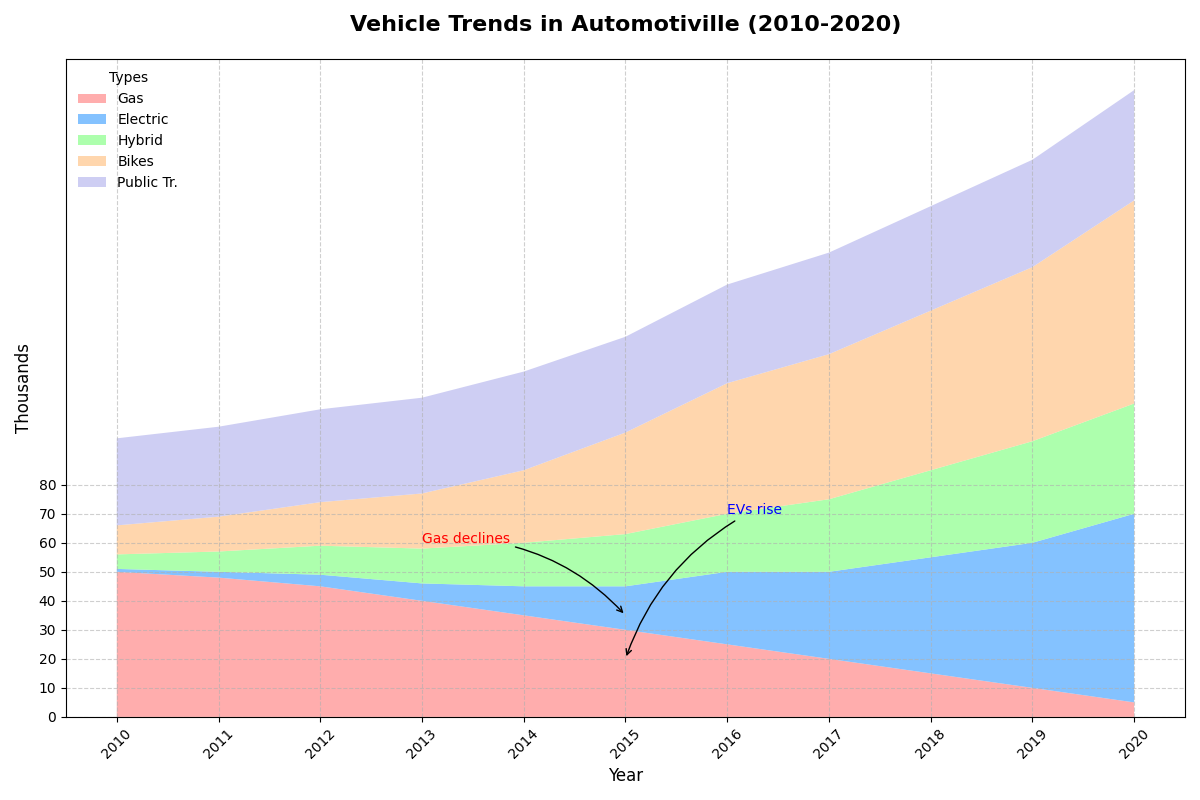

Write the Python code that produced this figure.
import matplotlib.pyplot as plt
import numpy as np

# Define the years for the x-axis
years = np.arange(2010, 2021)

# Registration data for each type of vehicle (in thousands)
gas_vehicles = np.array([50, 48, 45, 40, 35, 30, 25, 20, 15, 10, 5])
electric_vehicles = np.array([1, 2, 4, 6, 10, 15, 25, 30, 40, 50, 65])
hybrid_vehicles = np.array([5, 7, 10, 12, 15, 18, 20, 25, 30, 35, 38])
bikes = np.array([10, 12, 15, 19, 25, 35, 45, 50, 55, 60, 70])
public_transport = np.array([30, 31, 32, 33, 34, 33, 34, 35, 36, 37, 38])

# Stack the data for the area chart
vehicle_data = np.vstack([gas_vehicles, electric_vehicles, hybrid_vehicles, bikes, public_transport])

# Define colors for each vehicle type
colors = ['#ff9999', '#66b3ff', '#99ff99', '#ffcc99', '#c2c2f0']

# Create the figure and axis for the area chart
fig, ax = plt.subplots(figsize=(12, 8))

# Stack plot for vehicle registrations
ax.stackplot(years, vehicle_data, labels=[
    'Gas', 'Electric', 'Hybrid', 'Bikes', 'Public Tr.'], colors=colors, alpha=0.8)

# Customize the plot
ax.set_title('Vehicle Trends in Automotiville (2010-2020)', fontsize=16, fontweight='bold', pad=20)
ax.set_xlabel('Year', fontsize=12)
ax.set_ylabel('Thousands', fontsize=12)

# Add legend and grid
ax.legend(loc='upper left', fontsize=10, title='Types', frameon=False)
ax.grid(linestyle='--', alpha=0.6)

# Adjust x-axis labels to prevent overlap
plt.xticks(years, rotation=45)
plt.yticks(np.arange(0, 81, 10))

# Annotate significant shifts in trend
ax.annotate('EVs rise', xy=(2015, 20), xytext=(2016, 70),
            arrowprops=dict(facecolor='black', arrowstyle='->', connectionstyle='arc3,rad=.2'), fontsize=10, color='blue')

ax.annotate('Gas declines', xy=(2015, 35), xytext=(2013, 60),
            arrowprops=dict(facecolor='black', arrowstyle='->', connectionstyle='arc3,rad=-.2'), fontsize=10, color='red')

# Automatically adjust layout to prevent overlap
plt.tight_layout()

# Show the plot
plt.show()
